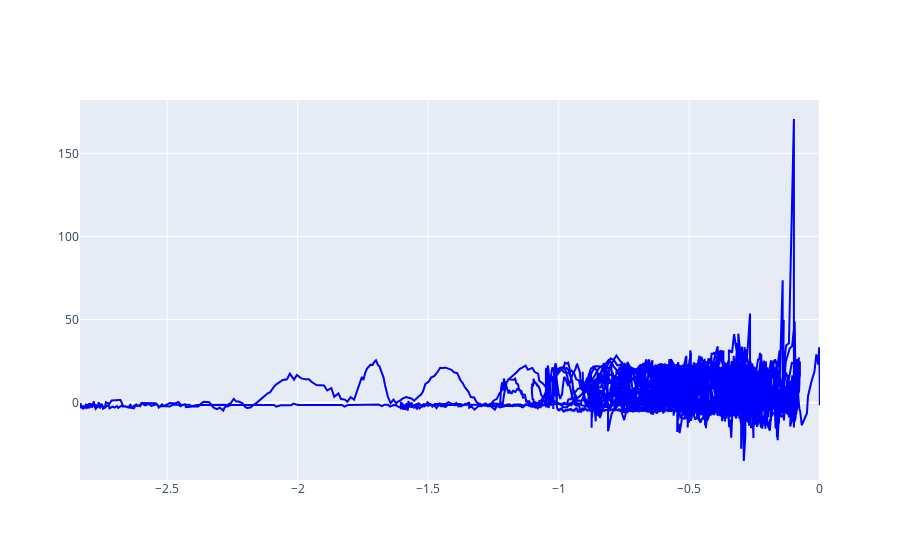

The notebook cell saved with this chart:
### Code cell
import plotly.graph_objects as go

d     = data['d']
f_res = data['f_res']
x_vec = data['x_vec']
x_ref_vec = data['x_ref_vec']
x_next_vec = data['x_next_vec']
u_vec = data['u_vec']
phi_vec = data['phi_vec']
t_vec = data['t_vec']
dt_vec = data['dt_vec']

plt.figure()
fig = go.Figure()
fig.add_trace(
    go.Scatter(
        x=x_vec[:,2],
        y=f_res[:,8],
        name="Actual",
        line=dict(color="blue"),
        # fill="blue",
    )
)

# fig.add_trace(
#     go.Scatter(
#         x=x_vec[:,2],
#         y=f_res[:,8],
#         name="Model one step prediction",
#         line=dict(color="red"),
#     )
# )

### Figure 1 — Plotly figure (JSON) as saved in the notebook; plotly's stock layout.template omitted (floating-point values rounded to 4 significant figures; data arrays with more than 128 entries replaced by an {"elided": "..."} marker saying what was removed)
{"data": [{"line": {"color": "blue"}, "name": "Actual", "type": "scatter", "x": {"elided": "15925 float values"}, "y": {"elided": "15924 float values"}}], "layout": {}}
